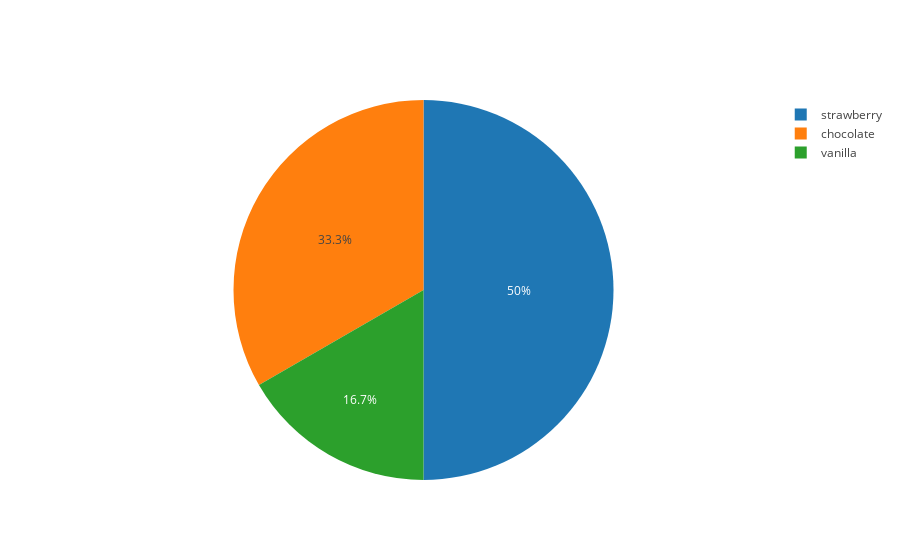

Write notebook code for a chart like this one.
### Code cell
pie_trace = dict(type="pie", labels=["chocolate", "vanilla", "strawberry"], values=[10, 5, 15])      #dictionary constructor to create our dictionaries

plotly.offline.iplot([
    pie_trace
])

### Figure 1 — Plotly figure (JSON) as saved in the notebook; plotly's stock layout.template omitted (floating-point values rounded to 4 significant figures)
{"data": [{"labels": ["chocolate", "vanilla", "strawberry"], "type": "pie", "uid": "1d208b8c-d548-11e8-a4d7-34159e1c7ef8", "values": [10, 5, 15]}], "layout": {}}
